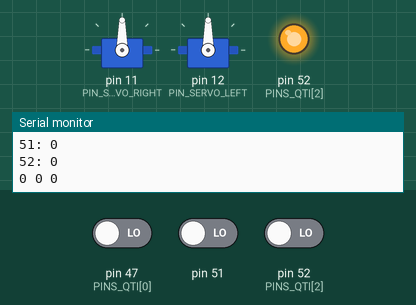
This sketch was run on a simulated Arduino Mega 2560, built with avr-gcc and run on an emulated ATmega2560. Shown: 2 × servo, output pins drawn as LEDs (lit = HIGH), the last lines printed to the serial monitor. The inputs (shaded band) are chosen by the test bench; at power-on: pin 47 (PINS_QTI[0]) LOW, pin 51 LOW, pin 52 (PINS_QTI[2]) LOW.

Above: at 0.76 s.
1.3 s: pin 47 (PINS_QTI[0]) driven HIGH
2.8 s: pin 47 (PINS_QTI[0]) driven LOW
At 2.95 s:
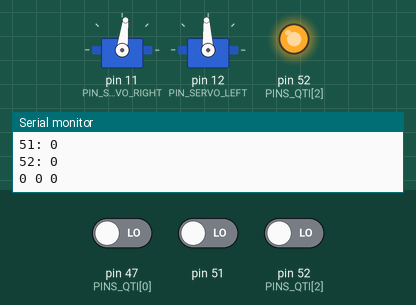
5.8 s: pin 51 driven HIGH
7.3 s: pin 51 driven LOW
At 7.45 s:
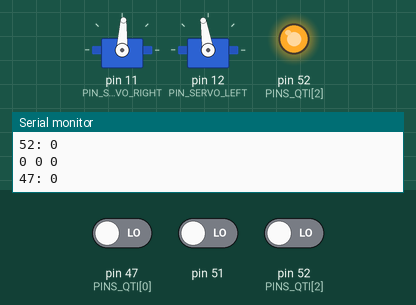
10.3 s: pin 52 (PINS_QTI[2]) driven HIGH
11.8 s: pin 52 (PINS_QTI[2]) driven LOW
At 12.29 s:
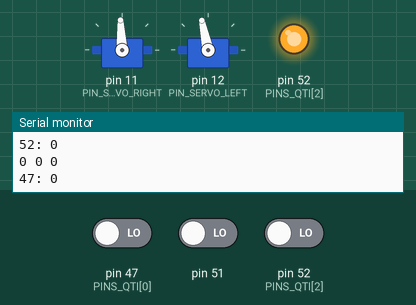
Timing chart, 0 to 14.8 s (numbered marks = the images above; inputs shaded):
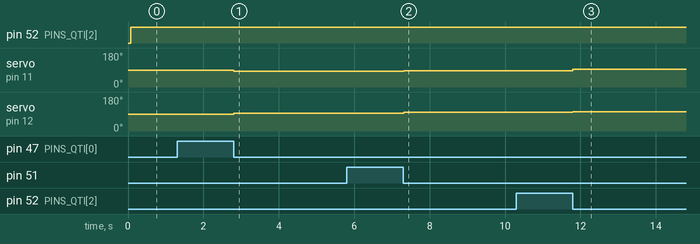

The sketch:

line_following.ino
```cpp
#include <Servo.h>
#define PIN_SERVO_RIGHT 11
#define PIN_SERVO_LEFT 12
Servo servoRight;
Servo servoLeft;

#define WHITE_BLACK_THRESHOLD 80

long RCTime(int pin) {
  pinMode(pin, OUTPUT);
  digitalWrite(pin, HIGH);
  delay(1);
  pinMode(pin, INPUT);
  digitalWrite(pin, LOW);

  long duration = 0;
  while(digitalRead(pin)) duration++;
  char buf[32];
  sprintf(buf, "%d: %d", pin, duration);
  Serial.println(buf);

  return duration > WHITE_BLACK_THRESHOLD;
}

void setup() {

  // Set up servos
  servoRight.attach(PIN_SERVO_RIGHT);
  servoLeft.attach(PIN_SERVO_LEFT);

  // Set up serial
  Serial.begin(9600);
  Serial.println("Hello");
}

void loop() {

  boolean left = RCTime(47);
  boolean center = RCTime(51);
  boolean right = RCTime(52);

  char buf[32];
  sprintf(buf, "%d %d %d", left, center, right);
  Serial.println(buf);

  // The robot is on track
  // GO STRAIGHT
  if (!left && center && !right) {
    servoRight.writeMicroseconds(1440);
    servoLeft.writeMicroseconds(1560);
  }

  // TURN LEFT
  else
  if (left && !right) {
    servoRight.writeMicroseconds(1400);
    servoLeft.writeMicroseconds(1500);
  }

  // TURN RIGHT
  else
  if (!left && right) {
    servoRight.writeMicroseconds(1500);
    servoLeft.writeMicroseconds(1600);
  }

  // HASH
  else
  if (left && right) {
    servoRight.writeMicroseconds(1500);
    servoLeft.writeMicroseconds(1500);
    delay(1500);
    servoRight.writeMicroseconds(1440);
    servoLeft.writeMicroseconds(1560);
    delay(300);
  }
}
```

qti.ino
```cpp
//
//
// Code for reading QTI sensors
//
//

// RIGHT 52
//       53
// LEFT  47

const int N_PINS_QTI = 3;
const int PINS_QTI[N_PINS_QTI] = { 47, 53, 52 };

#define WHITE_BLACK_CUTOFF 10
//static int WHITE_BLACK_CUTOFF = 0;

// Set all QTI pins to input or output
void qti_set_io(int io_state) {
  for (int pin_i = 0; pin_i < N_PINS_QTI; pin_i++) {
    pinMode(PINS_QTI[pin_i], io_state);
  }
}

// Set all QTI pins to a certain digital state
void qti_set_state(int state) {
  for (int pin_i = 0; pin_i < N_PINS_QTI; pin_i++) {
    digitalWrite(PINS_QTI[pin_i], state);
  }
}

// Return analog values indicating how long each sensor needs to decay as
// integers in an array
void qti_read_analog(int * output) {
  for (int pin_i = 0; pin_i < N_PINS_QTI; pin_i++) {
    output[pin_i] = 0;
  }

  /*
  boolean any = 1;
  long start_time = micros();
  while (any) {
    any = 0;
    for (int pin_i = 0; pin_i < N_PINS_QTI; pin_i++) {
      int res = digitalRead(PINS_QTI[pin_i]) ? 1 : 0;
      any |= res;
      if (!res && output[pin_i] == 0) {
        long end_time = micros();
        output[pin_i] = end_time - start_time;
      }
    }
  }
  */
  boolean any = 1;
  while (any) {
    any = 0;
    for (int pin_i = 0; pin_i < N_PINS_QTI; pin_i++) {
      int res = digitalRead(PINS_QTI[pin_i]) ? 1 : 0;
      output[pin_i] += res;
      any |= res;
    }
  }

  char buf[32];
  sprintf(buf, "%d %d %d", output[0], output[1], output[2]);
  Serial.println(buf);
}

// Return an integer where each bit represents the state of the QTI sensor array
// LSB corresponds to the QTI sensor with the lowest pin number
void qti_read_digital(boolean * output) {
  static int data[N_PINS_QTI];
  qti_read_analog(data);
  /*
  if (WHITE_BLACK_CUTOFF == 0) {
    WHITE_BLACK_CUTOFF = (data[0] + data[1] + data[2]) / 3;
    char buf[32];
    sprintf(buf, "Cutoff = %d", WHITE_BLACK_CUTOFF);
    Serial.println(buf);
  }
  */
  for (int pin_i = 0; pin_i < N_PINS_QTI; pin_i++) {
    output[pin_i] = data[pin_i] > WHITE_BLACK_CUTOFF;
  }
}

// Initialize QTI sensors
void qti_init() {
  qti_set_io(INPUT);
  qti_set_state(LOW);
}

// Execute the entire process of charging, discharging, and measuring sensors
void qti_read(boolean * output) {
  // Charge the QTI sensors
  qti_set_io(OUTPUT);
  qti_set_state(HIGH);
  delay(1);

  // Read the QTI sensors
  qti_set_io(INPUT);
  qti_set_state(LOW);
  qti_read_digital(output);
}
```

Measured:
- after the input at 2.8 s, servo on pin 11 (PIN_SERVO_RIGHT): 90° → 83° at once; servo on pin 12 (PIN_SERVO_LEFT): 90° → 93° at once
- after the input at 7.3 s, servo on pin 11 (PIN_SERVO_RIGHT): 83° → 87° at once; servo on pin 12 (PIN_SERVO_LEFT): 93° → 99° at once
- after the input at 11.8 s, servo on pin 11 (PIN_SERVO_RIGHT): 87° → 93° at once; servo on pin 12 (PIN_SERVO_LEFT): 99° → 102° at once
